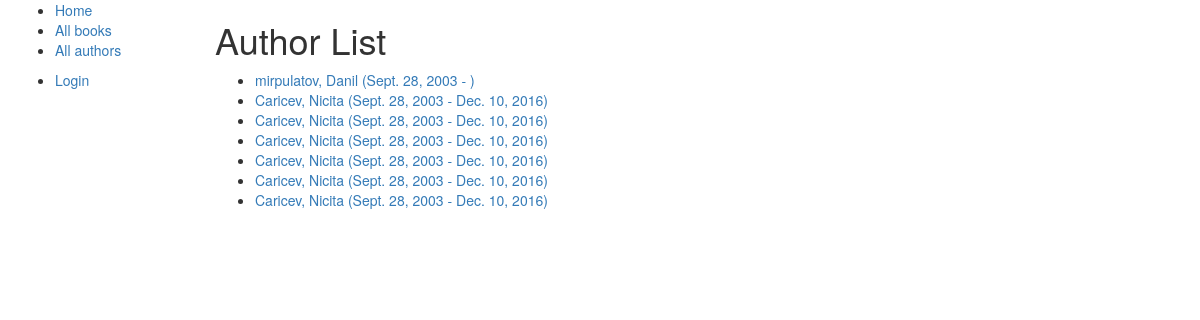
Screenshot of /catalog/authors/ with the database file from the repository.
### catalog/models.py (models this page shows, shortened)
class Author(models.Model):
    first_name = models.CharField(max_length=100)
    last_name = models.CharField(max_length=100)
    date_of_birth = models.DateField(null=True, blank=True)
    date_of_death = models.DateField('died', null=True, blank=True)
    def __str__(self):
        return '%s, %s' % (self.last_name, self.first_name)
    def display_genre(self):
        """
        Creates a string for the Genre. This is required to display genre in Admin.
        """
        return ', '.join([ genre.name for genre in self.genre.all()[:3] ])
    display_genre.short_description = 'Genre'

### catalog/views.py (the view, shortened to what this page needs)
# urls.py: path('authors/', views.AuthorListView.as_view(), name='authors'),
class AuthorListView(generic.ListView):
    model = Author
    paginate_by = 10

### catalog/templates/catalog/author_list.html
{% extends "base_generic.html" %}
{% block content %}
<h1>Author List</h1>
{% if author_list %}
  <ul>
  {% for author in author_list %}
    <li>
      <a>
      {{ author }} ({{author.date_of_birth}} - {% if author.date_of_death %}{{author.date_of_death}}{% endif %})
      </a>
    </li>
  {% endfor %}
 </ul>
{% else %}
  <p>There are no authors available.</p>
{% endif %}
{% endblock %}

### catalog/templates/base_generic.html (shortened to what this page needs)
<!doctype html>
<html lang="en">
<head>
  <link rel="stylesheet" href="https://maxcdn.bootstrapcdn.com/bootstrap/3.3.7/css/bootstrap.min.css" />
  {% load static %}
  <link rel="stylesheet" href="{% static 'css/styles.css' %}" />
</head>
<body>
  <div class="container-fluid">
    <div class="row">
      <div class="col-sm-2">
        {% block sidebar %}
          <ul class="sidebar-nav">
            <li><a href="{% url 'index' %}">Home</a></li>
            <li><a href="{% url 'books' %}">All books</a></li>
            <li><a href="{% url 'authors' %}">All authors</a></li>
          </ul>
  <ul class="sidebar-nav">
   {% if user.is_authenticated %}
   <li>User: {{ user.get_username }}</li>
   <li><a href="{% url 'my-borrowed' %}">My Borrowed</a></li>
   <li><a href="{% url 'logout'%}?next={{request.path}}">Logout</a></li>
   {% else %}
   <li><a href="{% url 'login'%}?next={{request.path}}">Login</a></li>
      {% endif %}
        </ul>
        {% endblock %}
      </div>
      <div class="col-sm-10">
        {% block content %}{% endblock %}
      </div>
    </div>
  </div>
</body>
</html>

### rows the page displays
Author: last_name+first_name "mirpulatov, Danil", date_of_birth "Sept. 28, 2003"
Author: last_name+first_name "Caricev, Nicita", date_of_birth "Sept. 28, 2003", date_of_death "Dec. 10, 2016"
Author: last_name+first_name "Caricev, Nicita", date_of_birth "Sept. 28, 2003", date_of_death "Dec. 10, 2016"
Author: last_name+first_name "Caricev, Nicita", date_of_birth "Sept. 28, 2003", date_of_death "Dec. 10, 2016"
Author: last_name+first_name "Caricev, Nicita", date_of_birth "Sept. 28, 2003", date_of_death "Dec. 10, 2016"
Author: last_name+first_name "Caricev, Nicita", date_of_birth "Sept. 28, 2003", date_of_death "Dec. 10, 2016"
Author: last_name+first_name "Caricev, Nicita", date_of_birth "Sept. 28, 2003", date_of_death "Dec. 10, 2016"
